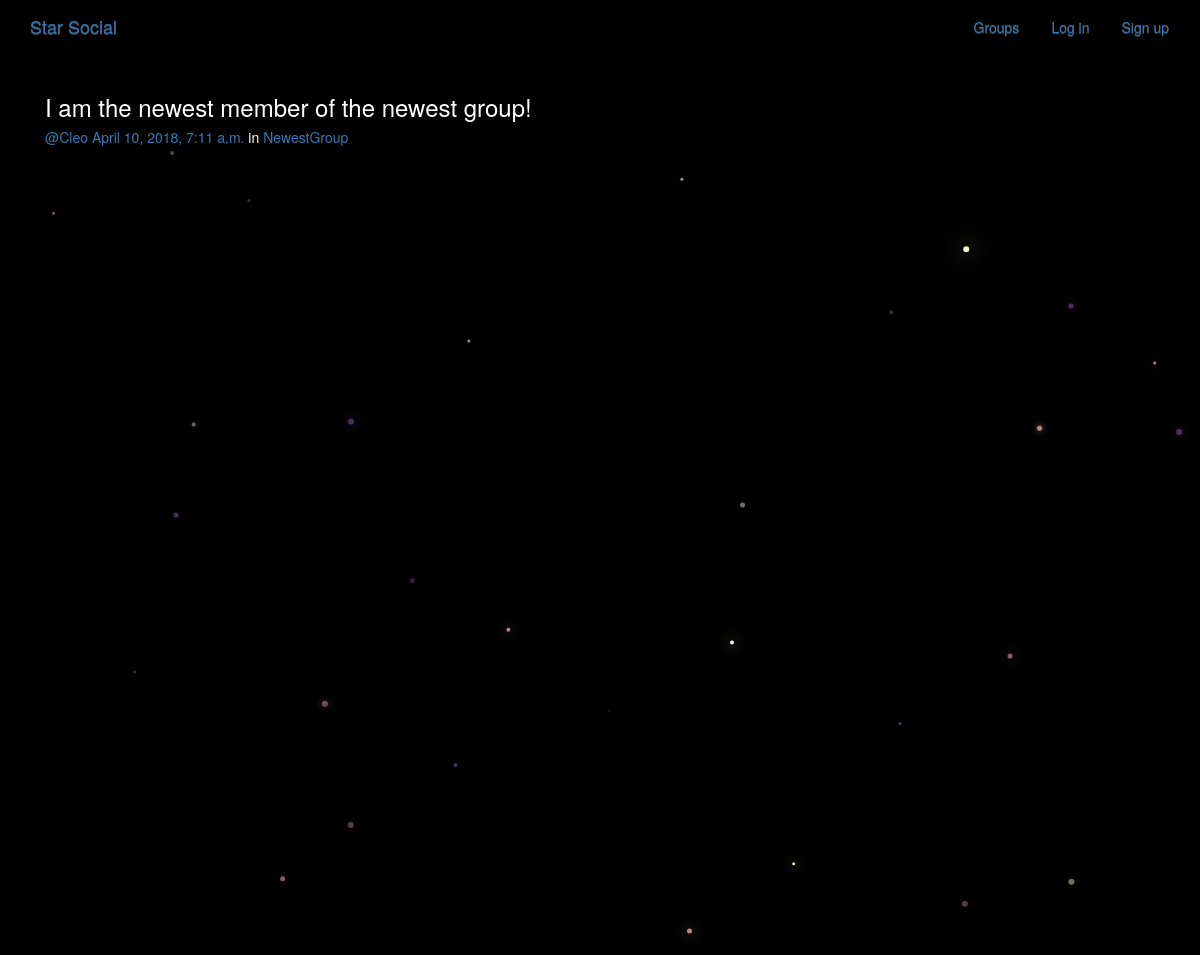
Page /posts/by/Cleo/6/ on the committed database.
### posts/models.py (models this page shows, shortened)
class Post(models.Model):
    user = models.ForeignKey(User,related_name='posts',on_delete=models.CASCADE)
    created_at = models.DateTimeField(auto_now=True)
    message = models.TextField()
    message_html = models.TextField(editable=False)
    group = models.ForeignKey(Group, related_name='posts',null=True,blank=True,on_delete=models.CASCADE)
    class Meta():
        ordering = ['-created_at']
        unique_together = ['user','message']

### groups/models.py (models this page shows, shortened)
class Group(models.Model):
    name = models.CharField(max_length=255, unique=True)
    slug = models.SlugField(allow_unicode=True,unique=True)
    description = models.TextField(blank=True,default='')
    description_html = models.TextField(editable=False,default='',blank=True)
    members = models.ManyToManyField(User,through='GroupMember')

### posts/views.py (the view)
# urls.py: path('by/<username>/<int:pk>/',views.PostDetail.as_view(),name='single'),
class PostDetail(SelectRelatedMixin, generic.DetailView):
    model = models.Post
    select_related = ("user", "group")
    def get_queryset(self):
        queryset = super().get_queryset()
        return queryset.filter(
            user__username__iexact=self.kwargs.get("username")
        )

### posts/templates/posts/post_detail.html
{% extends "posts/post_base.html" %}
{% block post_content %}
<div class="col-md-8">
    {% include "posts/_post.html" %}
</div>
{% endblock %}

### posts/templates/posts/_post.html (shortened to what this page needs)
<div class="post media">
	<h3>{{ post.message_html|safe }}</h3>
	<div class="media-body">
		<h5 class="media-heading">
			<span class="username"><a href="{% url 'posts:for_user' username=post.user.username %}">@{{ post.user.username }}</a></span>
			<time class="time"><a href="{% url 'posts:single' username=post.user.username pk=post.pk %}">{{ post.created_at }}</a></time>
			{% if post.group %}
			<span class="group-name">in <a href="#">{{ post.group.name }}</a></span>
			{% endif %}
		</h5>
	</div>
</div>

### static/simplesocial/css/master.css (style rules this page uses)
body { margin: 0; overflow: hidden; background-color: black; color:white; }

### rows in the picture
Post: message_html "I am the newest member of the newest group!", user.username "Cleo", created_at "April 10, 2018, 7:11 a.m.", group.name "NewestGroup"
